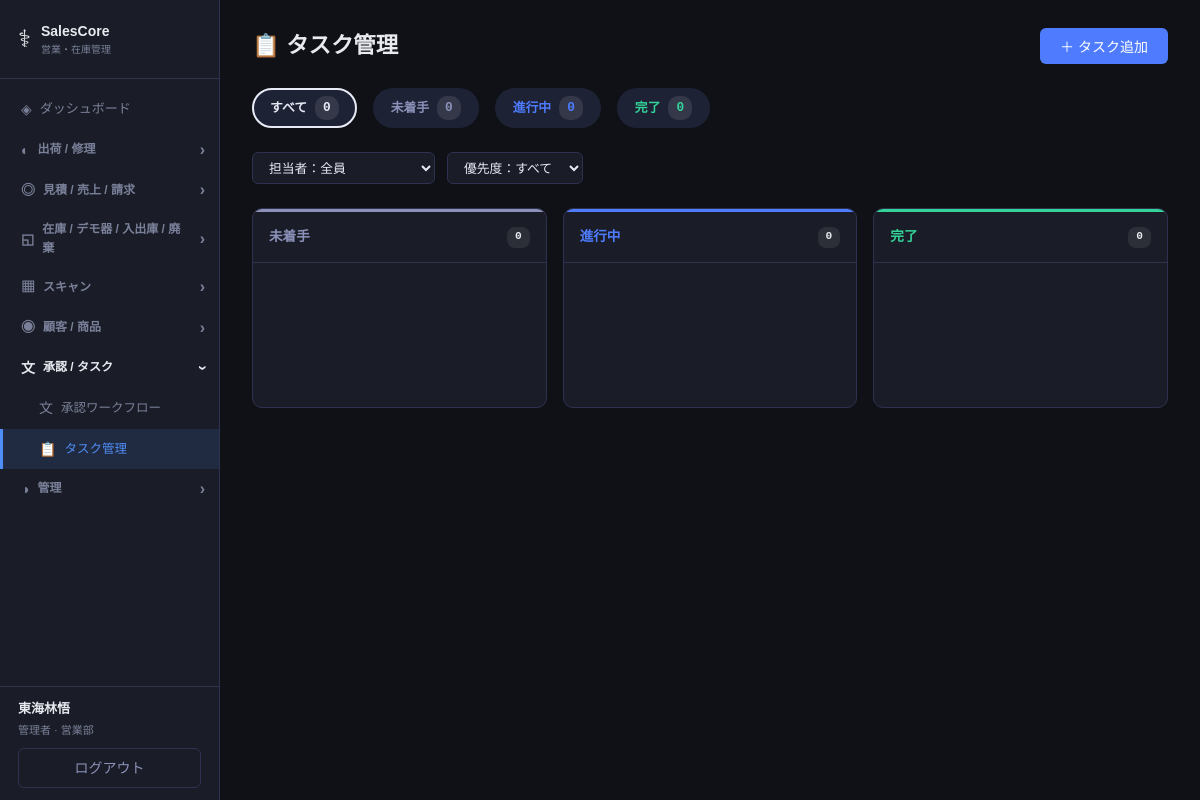
The app's page /tasks/ (signed in) with its own data.
### models.py (models this page shows)
class Base(DeclarativeBase):
    pass

class Staff(Base):
    __tablename__ = "staffs"
    id = Column(Integer, primary_key=True, autoincrement=True)
    name = Column(String(100), nullable=False)
    login_id = Column(String(50), unique=True, nullable=False)
    password_hash = Column(String(200), nullable=False)
    role = Column(String(20), default="user")
    department = Column(String(100), nullable=True)
    email = Column(String(200), nullable=True)
    is_active = Column(Boolean, default=True)
    last_active_at = Column(DateTime, nullable=True)
    last_active_page = Column(String(200), nullable=True)
    created_at = Column(DateTime, default=datetime.now)

### task_router.py (the view)
@router.get("/", response_class=HTMLResponse)
def task_list_page(request: Request):
    conn = db()
    staffs = [dict(r) for r in conn.execute("SELECT id,name,role FROM staffs WHERE is_active=1").fetchall()]
    counts = {}
    for s in ['todo','in_progress','done','cancelled']:
        counts[s] = conn.execute("SELECT COUNT(*) FROM tasks WHERE status=?", (s,)).fetchone()[0]
    conn.close()
    return templates.TemplateResponse("tasks/list.html", {
        "request": request,
        "staffs": staffs,
        "counts": counts,
        "current": request.state.staff,
    })

### templates/tasks/list.html (shortened to what this page needs)
{% extends "base.html" %}
{% block content %}
<div class="task-page-header">
  <div class="task-page-title">📋 タスク管理</div>
  <button class="btn btn-primary" onclick="openCreateModal()">＋ タスク追加</button>
</div>
<div class="task-summary">
  <div class="summary-chip chip-all active" onclick="filterStatus('')" id="chip-all">
    すべて <span class="chip-count" id="count-all">0</span>
  </div>
  <div class="summary-chip chip-todo" onclick="filterStatus('todo')" id="chip-todo">
    未着手 <span class="chip-count">{{ counts.todo }}</span>
  </div>
  <div class="summary-chip chip-inprogress" onclick="filterStatus('in_progress')" id="chip-inprogress">
    進行中 <span class="chip-count">{{ counts.in_progress }}</span>
  </div>
  <div class="summary-chip chip-done" onclick="filterStatus('done')" id="chip-done">
    完了 <span class="chip-count">{{ counts.done }}</span>
  </div>
</div>
<div class="filter-bar">
  <select class="filter-select" id="filterAssignee" onchange="loadTasks()">
    <option value="">担当者：全員</option>
  </select>
  <select class="filter-select" id="filterPriority" onchange="loadTasks()">
    <option value="">優先度：すべて</option>
  </select>
</div>
<div class="kanban">
  <div class="kanban-col col-todo">
    <div class="kanban-col-header">
      <span class="col-label-todo">未着手</span>
      <span class="col-count" id="cnt-todo">0</span>
    </div>
    <div class="kanban-col-body" id="col-todo"></div>
  </div>
  <div class="kanban-col col-inprogress">
    <div class="kanban-col-header">
      <span class="col-label-inprogress">進行中</span>
      <span class="col-count" id="cnt-inprogress">0</span>
    </div>
    <div class="kanban-col-body" id="col-in_progress"></div>
  </div>
  <div class="kanban-col col-done">
    <div class="kanban-col-header">
      <span class="col-label-done">完了</span>
      <span class="col-count" id="cnt-done">0</span>
    </div>
    <div class="kanban-col-body" id="col-done"></div>
  </div>
</div>
{% endblock %}

### templates/base.html (shortened to what this page needs)
<!DOCTYPE html>
<html lang="ja">
<head>
  <link rel="stylesheet" href="/static/css/style.css">
</head>
<body>
  <nav class="sidebar" id="sidebar">
    <div class="logo">
      <span class="logo-icon">⚕</span>
      <div>
        <div class="logo-title">SalesCore</div>
        <div class="logo-sub">営業・在庫管理</div>
      </div>
    </div>
    <ul class="nav-list">
      <li><a href="/" class="nav-link {% if request.url.path == '/' %}active{% endif %}" onclick="closeMenu()"><span class="nav-icon">◈</span> ダッシュボード</a></li>
      {% set grp1_active = ('/shipments' in request.url.path and '/repairs' not in request.url.path) or '/repairs' in request.url.path %}
      <li class="nav-group-item">
        <div class="nav-group-header {% if grp1_active %}open{% endif %}" onclick="toggleGroup('grp-shipment')">
          <span class="nav-icon">◐</span> 出荷 / 修理 <span class="nav-arrow">›</span>
        </div>
      </li>
      {% set grp2_active = '/quotes' in request.url.path or '/sales' in request.url.path or '/invoices' in request.url.path %}
      <li class="nav-group-item">
        <div class="nav-group-header {% if grp2_active %}open{% endif %}" onclick="toggleGroup('grp-sales')">
          <span class="nav-icon">◎</span> 見積 / 売上 / 請求 <span class="nav-arrow">›</span>
        </div>
      </li>
      {% set grp3_active = request.url.path == '/inventory' or 'history' in request.url.path or 'disposal' in request.url.path or '/demo' in request.url.path %}
      <li class="nav-group-item">
        <div class="nav-group-header {% if grp3_active %}open{% endif %}" onclick="toggleGroup('grp-inventory')">
          <span class="nav-icon">◱</span> 在庫 / デモ器 / 入出庫 / 廃棄 <span class="nav-arrow">›</span>
        </div>
      </li>
      {% set grp4_active = '/barcode' in request.url.path %}
      <li class="nav-group-item">
        <div class="nav-group-header {% if grp4_active %}open{% endif %}" onclick="toggleGroup('grp-scan')">
          <span class="nav-icon">▦</span> スキャン <span class="nav-arrow">›</span>
        </div>
      </li>
      {% set grp5_active = '/customers' in request.url.path or '/products' in request.url.path %}
      <li class="nav-group-item">
        <div class="nav-group-header {% if grp5_active %}open{% endif %}" onclick="toggleGroup('grp-customer')">
          <span class="nav-icon">◉</span> 顧客 / 商品 <span class="nav-arrow">›</span>
        </div>
      </li>
      {% set grp6_active = '/approval' in request.url.path or '/tasks' in request.url.path %}
      <li class="nav-group-item">
        <div class="nav-group-header {% if grp6_active %}open{% endif %}" onclick="toggleGroup('grp-approval')">
          <span class="nav-icon">文</span> 承認 / タスク <span class="nav-arrow">›</span>
        </div>
        <ul class="nav-group {% if grp6_active %}open{% endif %}" id="grp-approval">
          <li><a href="/approval/" class="nav-link {% if '/approval' in request.url.path %}active{% endif %}" onclick="closeMenu()"><span class="nav-icon">文</span> 承認ワークフロー</a></li>
          <li><a href="/tasks/"    class="nav-link {% if '/tasks'    in request.url.path %}active{% endif %}" onclick="closeMenu()"><span class="nav-icon">📋</span> タスク管理</a></li>
        </ul>
      </li>
      {% if request.state.staff and request.state.staff["role"] == "admin" %}
      {% set grp7_active = '/staff' in request.url.path %}
      <li class="nav-group-item">
        <div class="nav-group-header {% if grp7_active %}open{% endif %}" onclick="toggleGroup('grp-admin')">
          <span class="nav-icon">◑</span> 管理 <span class="nav-arrow">›</span>
        </div>
      </li>
      {% endif %}
    </ul>
    <div class="sidebar-user">
      {% if request.state.staff %}
      <div class="sidebar-user-name">{{ request.state.staff["name"] }}</div>
      <div class="sidebar-user-role">{{ "管理者" if request.state.staff["role"] == "admin" else "一般" }}{% if request.state.staff["department"] %} · {{ request.state.staff["department"] }}{% endif %}</div>
      <a href="/logout" class="btn btn-ghost btn-sm" style="margin-top:8px;width:100%;justify-content:center">ログアウト</a>
      {% endif %}
    </div>
  </nav>
  <main class="main">
    <div class="content">
      {% block content %}{% endblock %}
    </div>
  </main>
</body>
</html>

### static/css/style.css (style rules this page uses)
*, *::before, *::after { box-sizing: border-box; margin: 0; padding: 0; }
body { font-family: var(--font); background: var(--bg); color: var(--text); display: flex; min-height: 100vh; font-size: 14px; line-height: 1.6; }
.sidebar { width: 220px; min-height: 100vh; background: var(--surface); border-right: 1px solid var(--border); display: flex; flex-direction: column; position: fixed; left: 0; top: 0; bottom: 0; z-index: 100; transition: transform .25s; }
.logo { display: flex; align-items: center; gap: 10px; padding: 20px 18px; border-bottom: 1px solid var(--border); }
.logo-icon { font-size: 24px; }
.logo-title { font-size: 14px; font-weight: 700; }
.logo-sub { font-size: 10px; color: var(--text-muted); }
.nav-list { list-style: none; padding: 10px 0; flex: 1; overflow-y: auto; }
.nav-link { display: flex; align-items: center; gap: 8px; padding: 9px 18px; color: var(--text-muted); text-decoration: none; font-size: 13px; transition: all .15s; border-left: 3px solid transparent; }
.nav-link.active { background: rgba(79,142,247,.12); color: var(--accent); border-left-color: var(--accent); }
.nav-icon { font-size: 14px; }
.nav-group-item { list-style: none; }
.nav-group-header { display: flex; align-items: center; gap: 8px; padding: 9px 14px 9px 18px; font-size: 12px; font-weight: 700; color: var(--text-muted); cursor: pointer !important; user-select: none; border-left: 3px solid transparent; transition: background .15s, color .15s; }
.nav-group-header.open { color: var(--text); }
.nav-arrow { margin-left: auto; font-size: 16px; transition: transform .2s; display: inline-block; line-height: 1; pointer-events: none; }
.nav-group-header.open .nav-arrow { transform: rotate(90deg); }
.nav-group { list-style: none; padding: 0; display: none; }
.nav-group.open { display: block; }
.nav-group .nav-link { padding-left: 36px; font-size: 12.5px; }
.main { margin-left: 220px; flex: 1; min-width: 0; }
.content { padding: 28px 32px; max-width: 1200px; }
.btn { display: inline-flex; align-items: center; gap: 6px; padding: 7px 14px; border-radius: 7px; font-size: 13px; font-weight: 500; border: none; cursor: pointer; text-decoration: none; transition: all .15s; white-space: nowrap; }
.btn-primary { background: var(--accent); color: #fff; }
.btn-ghost { background: var(--surface2); color: var(--text); border: 1px solid var(--border); }
.btn-sm { padding: 4px 10px; font-size: 12px; border-radius: 5px; }
.filter-bar { margin-bottom: 16px; }
.sidebar-user { padding: 12px 18px; border-top: 1px solid var(--border); margin-top: auto; }
.sidebar-user-name { font-size: 13px; font-weight: 700; color: var(--text); }
.sidebar-user-role { font-size: 11px; color: var(--text-muted); margin-top: 2px; }

### records on screen
Staff: state.staff.name "東海林悟", role "管理者", state.staff.department "営業部"

### other values on screen
{{ counts.todo }} "0"
{{ counts.in_progress }} "0"
{{ counts.done }} "0"
